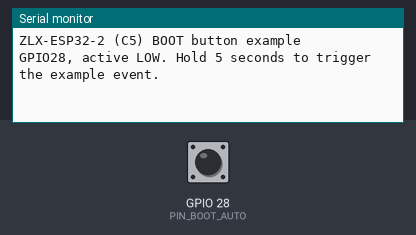
Bench run of a program on a simulated ESP32-C6. Shown: the last lines printed to the serial monitor. Inputs (shaded band) come from the test bench; at power-on: GPIO 28 (PIN_BOOT_AUTO) HIGH.

Above: at 1.5 s.
1.6 s: GPIO 28 (PIN_BOOT_AUTO) pulled LOW for 0.15 s
At 2.8 s:
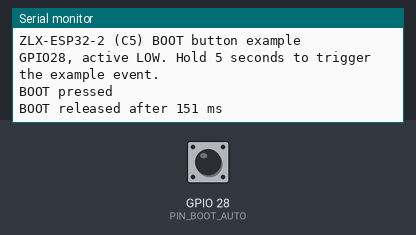
3.2 s: GPIO 28 (PIN_BOOT_AUTO) pulled LOW for 1 s
At 4.0 s:
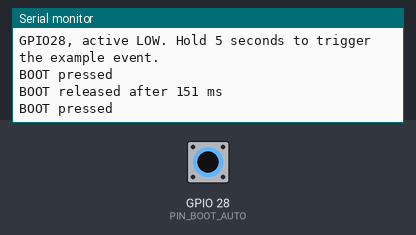
5.7 s: GPIO 28 (PIN_BOOT_AUTO) pulled LOW for 3.2 s
At 6.3 s:
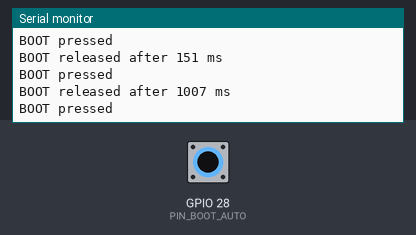

The program:

main.cpp
```cpp
#include <Arduino.h>
#include "pins.h"

static bool isPressed() { return digitalRead(PIN_BOOT_AUTO) == (BOOT_ACTIVE_LOW ? LOW : HIGH); }

void setup() {
  Serial.begin(115200); delay(300);
  pinMode(PIN_BOOT_AUTO, INPUT_PULLUP);
  Serial.println("ZLX-ESP32-2 (C5) BOOT button example");
  Serial.println("GPIO28, active LOW. Hold 5 seconds to trigger the example event.");
}

void loop() {
  static bool oldState = false; static uint32_t start = 0; static bool fired = false;
  bool now = isPressed();
  if (now && !oldState) { start = millis(); fired = false; Serial.println("BOOT pressed"); }
  if (now && !fired && millis() - start >= 5000) { fired = true; Serial.println("BOOT held 5s: long-hold event detected"); }
  if (!now && oldState) { Serial.printf("BOOT released after %lu ms\n", (unsigned long)(millis()-start)); }
  oldState = now; delay(10);
}
```

pins.h
```cpp
#pragma once
#include <Arduino.h>

// ZLX-ESP32-2 (C5) / ESP32-C5-WROOM-1U-N8R8 GPIO map
static constexpr int PIN_GPS_TX       = 0;   // MCU RX <- GPS TX
static constexpr int PIN_BAT_ADC      = 1;
static constexpr int PIN_SD_MISO      = 2;
static constexpr int PIN_RTP_DOUT     = 3;
static constexpr int PIN_RTP_SCK      = 4;
static constexpr int PIN_RTP_DIN      = 5;
static constexpr int PIN_LCD_SCK      = 6;
static constexpr int PIN_LCD_MOSI     = 7;
static constexpr int PIN_AUDIO_PWM    = 8;
static constexpr int PIN_GPS_RX       = 9;   // MCU TX -> GPS RX
static constexpr int PIN_LCD_CS       = 10;
static constexpr int PIN_LCD_BL       = 13;
static constexpr int PIN_LCD_DC       = 14;
static constexpr int PIN_RTP_CS       = 23;
static constexpr int PIN_AMP_EN       = 24;
static constexpr int PIN_RTP_IRQ      = 25;
static constexpr int PIN_GREEN_LED    = 26;
static constexpr int PIN_SD_CS        = 27;
static constexpr int PIN_BOOT_AUTO    = 28;

static constexpr bool BOOT_ACTIVE_LOW      = true;
static constexpr bool AMP_EN_ACTIVE_HIGH   = true;
static constexpr bool GREEN_LED_ACTIVE_LOW = false; // HIGH = ON
static constexpr bool LCD_BL_ACTIVE_HIGH   = true;
```

Measured:
- after the input at 1.6 s, the serial monitor: prints a new line at once (image 1)
